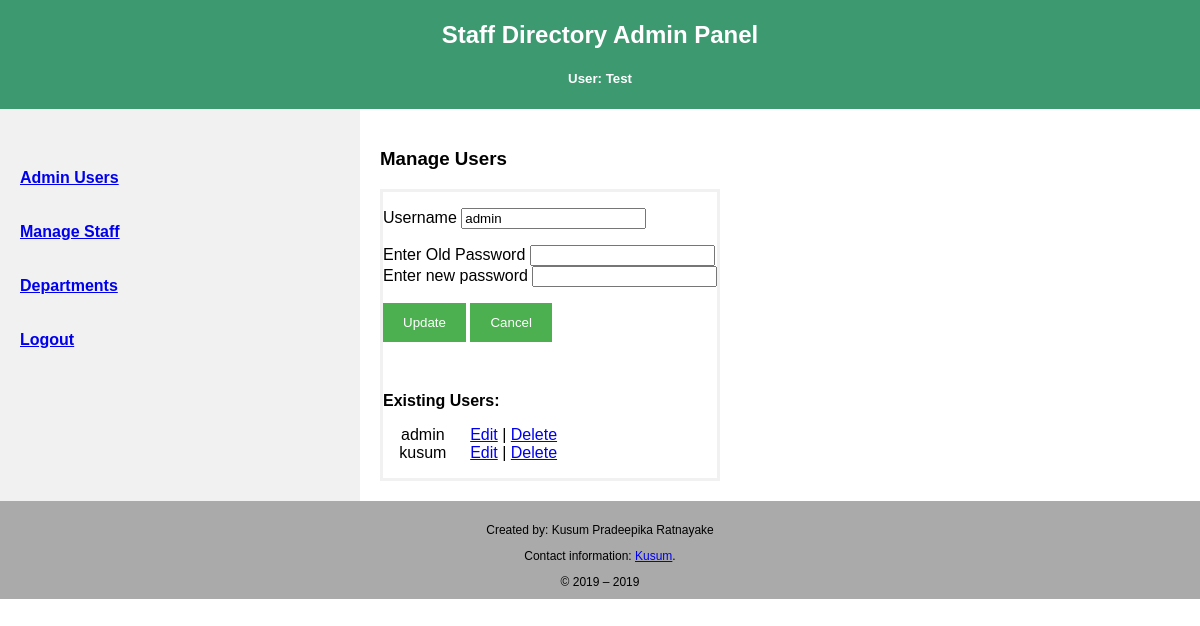
Page /admin/admins.php?userid=1 (signed in) on the committed database.
### tables this page shows
CREATE TABLE `user` (
  `id` int(10) UNSIGNED NOT NULL,
  `user_name` varchar(20) DEFAULT NULL,
  `password` varchar(25) DEFAULT NULL
);

### admin/data/user.php (called while the page is built, shortened)
<?php
class User
{
	public function get_user($conn, $id=FALSE)
	{
		if (isset($id) && $id != 0)
		{
			$sql = "SELECT * FROM user WHERE id = '$id'";
			$this->result = $conn->query($sql);
			if ($this->result && $this->result->num_rows > 0)
			{
				return $this->result;
			}
		}
	}
	public function all_users($conn, $id=FALSE)
	{
		$sql = "SELECT * FROM user ORDER BY user_name";
		$this->result = $conn->query($sql);
		if ($this->result && $this->result->num_rows > 0)
		{
				return $this->result;
		}
	}
}
?>

### admin/admins.php (the view, shortened to what this page needs)
<?php
include_once 'data/user.php';
$db_conn = new DBconn();
$conn = $db_conn->db_connection();
$user_info = new User();
$userid  = "";
if (isset($_GET['userid']))  $userid = $_GET['userid'];
$rs_edit = $user_info->get_user($conn, $userid);
if (!empty($rs_edit))
  $row_edit = $rs_edit->fetch_assoc();
?>
<!DOCTYPE html>
<html lang="en">
<head>
<link rel = "stylesheet" type = "text/css" href = "../assets/style.css" />
</head>
<body>
<div class="header">
  <h2>Staff Directory Admin Panel</h2>
  <?php if (isset($_SESSION['user'])) echo '<h5>User: '.$_SESSION['user'].'</h5>';?>
</div>
<div class="row">
  <div class="side">
  	  <h4>
	  <?php include_once('navmenu.php'); generateMenu(); ?>
	  </h4>
  </div>
  <div class="main" style="">
    <h3>Manage Users</h3>
		<div style="width:400px">
			<form name="form1" method="post" action="admins.php" onSubmit="return validateInput()">
			<p class='elements'>
			<label for "username">Username</label>
        	<input type="text" name="username" value="<?php if (isset($row_edit['user_name']) ) print $row_edit['user_name']?>" />
        	</p>
        	<p class='elements'>
        <?php
        if (isset($_GET['userid']))
        { ?>
        	Enter Old Password
				<input type="password" name="oldpassword">
				<br/>
        <?php
        }
        if (isset($_GET['userid']))
        	echo "Enter new password"; else echo "Password";
        ?>
        <input  type="password" name="newpword">
        </p>
        <p>
    		<?php
    		if (isset($_GET['userid']))
    		{?>
      	<input name="cmdupdate" type="submit" class="" value="Update">
         <input name="cmdCancel" type="button" class="button" onClick="document.location.href='admins.php'" value="Cancel">
        <?php
        }	else {?>
        	<input name="Submit" type="submit" class="" value="Save">
        <?php } ?>
        </p>
        <br/>
        <p class='elements'>
        <strong>Existing Users:</strong>
        <table width="70%" border="0" align="" cellpadding="0" cellspacing="0">
        	<?php
				$result = $user_info->all_users($conn);
				if ($result->num_rows > 0)
				{
					while ($row = $result->fetch_assoc())
					{
            	?>
             	<tr>
               <td width="" align="center"><?php print $row['user_name'];?></td>
               <td width="" align="center">&nbsp;</td>
               <td width=""><a href="?userid=<?php print $row['id'];?>">Edit</a> |
               <a href="javascript: promptDelete('?delete=<?php print $row['id'];?>',
                  'Are you sure you want to delete this user?')">Delete</a>
               </td>
               </tr>
             <?php
              }
            }
            ?>
          </table>
          </p>
       </form>
		</div>
  </div>
</div>
</body>
</html>

### assets/style.css (style rules this page uses)
* { box-sizing: border-box; }
body { font-family: Arial, Helvetica, sans-serif; margin: 0; }
.header { padding: 1px; text-align: center; background: #3D9970; color: white; }
.row { display: -ms-flexbox; display: flex; -ms-flex-wrap: wrap; flex-wrap: wrap; }
.side { -ms-flex: 30%; flex: 30%; background-color: #f1f1f1; padding: 20px; }
.main { -ms-flex: 70%; flex: 70%; background-color: white; padding: 20px; }
.footer { padding: 10px; text-align: center; background: #AAAAAA; font-family: Arial; font-size: 12px; }
input[type=submit] { background-color: #4CAF50; color: white; padding: 12px 20px; border: none; cursor: pointer; }
.button { background-color: #4CAF50; color: white; padding: 12px 20px; border: none; cursor: pointer; }
.row:after { content: ""; display: table; clear: both; }
form { border: 3px solid #f1f1f1; display: inline-block; }

### rows in the picture
user: username "admin", user_name "admin"
user: user_name "kusum"

### other values in the picture
$_SESSION['user'] "Test"
